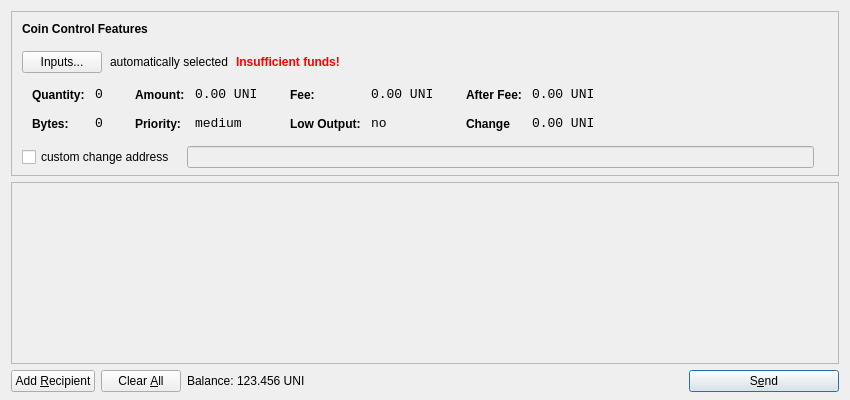
<?xml version="1.0" encoding="UTF-8"?>
<ui version="4.0">
 <class>SendCoinsDialog</class>
 <widget class="QDialog" name="SendCoinsDialog">
  <property name="geometry">
   <rect>
    <x>0</x>
    <y>0</y>
    <width>850</width>
    <height>400</height>
   </rect>
  </property>
  <property name="windowTitle">
   <string>Send Coins</string>
  </property>
  <layout class="QVBoxLayout" name="verticalLayout" stretch="0,1,0">
   <property name="bottomMargin">
    <number>8</number>
   </property>
   <item>
    <widget class="QFrame" name="frameCoinControl">
     <property name="sizePolicy">
      <sizepolicy hsizetype="Expanding" vsizetype="Expanding">
       <horstretch>0</horstretch>
       <verstretch>0</verstretch>
      </sizepolicy>
     </property>
     <property name="maximumSize">
      <size>
       <width>16777215</width>
       <height>16777215</height>
      </size>
     </property>
     <property name="frameShape">
      <enum>QFrame::StyledPanel</enum>
     </property>
     <property name="frameShadow">
      <enum>QFrame::Sunken</enum>
     </property>
     <layout class="QVBoxLayout" name="verticalLayoutCoinControl2">
      <property name="spacing">
       <number>-1</number>
      </property>
      <property name="leftMargin">
       <number>0</number>
      </property>
      <property name="topMargin">
       <number>0</number>
      </property>
      <property name="rightMargin">
       <number>0</number>
      </property>
      <property name="bottomMargin">
       <number>6</number>
      </property>
      <item>
       <layout class="QVBoxLayout" name="verticalLayoutCoinControl" stretch="0,0,0,0,1">
        <property name="spacing">
         <number>0</number>
        </property>
        <property name="leftMargin">
         <number>10</number>
        </property>
        <property name="topMargin">
         <number>10</number>
        </property>
        <item>
         <layout class="QHBoxLayout" name="horizontalLayoutCoinControl1">
          <property name="bottomMargin">
           <number>15</number>
          </property>
          <item>
           <widget class="QLabel" name="labelCoinControlFeatures">
            <property name="sizePolicy">
             <sizepolicy hsizetype="Preferred" vsizetype="Maximum">
              <horstretch>0</horstretch>
              <verstretch>0</verstretch>
             </sizepolicy>
            </property>
            <property name="font">
             <font>
              <weight>75</weight>
              <bold>true</bold>
             </font>
            </property>
            <property name="styleSheet">
             <string notr="true">font-weight:bold;</string>
            </property>
            <property name="text">
             <string>Coin Control Features</string>
            </property>
           </widget>
          </item>
         </layout>
        </item>
        <item>
         <layout class="QHBoxLayout" name="horizontalLayoutCoinControl2" stretch="0,0,0,0">
          <property name="spacing">
           <number>8</number>
          </property>
          <property name="bottomMargin">
           <number>10</number>
          </property>
          <item>
           <widget class="QPushButton" name="pushButtonCoinControl">
            <property name="styleSheet">
             <string notr="true"/>
            </property>
            <property name="text">
             <string>Inputs...</string>
            </property>
           </widget>
          </item>
          <item>
           <widget class="QLabel" name="labelCoinControlAutomaticallySelected">
            <property name="text">
             <string>automatically selected</string>
            </property>
            <property name="margin">
             <number>5</number>
            </property>
           </widget>
          </item>
          <item>
           <widget class="QLabel" name="labelCoinControlInsuffFunds">
            <property name="font">
             <font>
              <weight>75</weight>
              <bold>true</bold>
             </font>
            </property>
            <property name="styleSheet">
             <string notr="true">color:red;font-weight:bold;</string>
            </property>
            <property name="text">
             <string>Insufficient funds!</string>
            </property>
            <property name="margin">
             <number>5</number>
            </property>
           </widget>
          </item>
          <item>
           <spacer name="horizontalSpacerCoinControl">
            <property name="orientation">
             <enum>Qt::Horizontal</enum>
            </property>
            <property name="sizeHint" stdset="0">
             <size>
              <width>40</width>
              <height>1</height>
             </size>
            </property>
           </spacer>
          </item>
         </layout>
        </item>
        <item>
         <widget class="QWidget" name="widgetCoinControl" native="true">
          <property name="sizePolicy">
           <sizepolicy hsizetype="Preferred" vsizetype="Preferred">
            <horstretch>0</horstretch>
            <verstretch>0</verstretch>
           </sizepolicy>
          </property>
          <property name="minimumSize">
           <size>
            <width>0</width>
            <height>0</height>
           </size>
          </property>
          <property name="styleSheet">
           <string notr="true"/>
          </property>
          <layout class="QHBoxLayout" name="horizontalLayoutCoinControl5">
           <property name="margin">
            <number>0</number>
           </property>
           <item>
            <layout class="QHBoxLayout" name="horizontalLayoutCoinControl3" stretch="0,0,0,1">
             <property name="spacing">
              <number>20</number>
             </property>
             <property name="topMargin">
              <number>0</number>
             </property>
             <property name="bottomMargin">
              <number>10</number>
             </property>
             <item>
              <layout class="QFormLayout" name="formLayoutCoinControl1">
               <property name="horizontalSpacing">
                <number>10</number>
               </property>
               <property name="verticalSpacing">
                <number>14</number>
               </property>
               <property name="leftMargin">
                <number>10</number>
               </property>
               <property name="topMargin">
                <number>4</number>
               </property>
               <property name="rightMargin">
                <number>6</number>
               </property>
               <item row="0" column="0">
                <widget class="QLabel" name="labelCoinControlQuantityText">
                 <property name="styleSheet">
                  <string notr="true">font-weight:bold;</string>
                 </property>
                 <property name="text">
                  <string>Quantity:</string>
                 </property>
                 <property name="margin">
                  <number>0</number>
                 </property>
                </widget>
               </item>
               <item row="0" column="1">
                <widget class="QLabel" name="labelCoinControlQuantity">
                 <property name="font">
                  <font>
                   <family>Monospace</family>
                   <pointsize>10</pointsize>
                  </font>
                 </property>
                 <property name="cursor">
                  <cursorShape>IBeamCursor</cursorShape>
                 </property>
                 <property name="contextMenuPolicy">
                  <enum>Qt::ActionsContextMenu</enum>
                 </property>
                 <property name="text">
                  <string>0</string>
                 </property>
                 <property name="margin">
                  <number>0</number>
                 </property>
                 <property name="textInteractionFlags">
                  <set>Qt::LinksAccessibleByMouse|Qt::TextSelectableByKeyboard|Qt::TextSelectableByMouse</set>
                 </property>
                </widget>
               </item>
               <item row="1" column="0">
                <widget class="QLabel" name="labelCoinControlBytesText">
                 <property name="styleSheet">
                  <string notr="true">font-weight:bold;</string>
                 </property>
                 <property name="text">
                  <string>Bytes:</string>
                 </property>
                </widget>
               </item>
               <item row="1" column="1">
                <widget class="QLabel" name="labelCoinControlBytes">
                 <property name="font">
                  <font>
                   <family>Monospace</family>
                   <pointsize>10</pointsize>
                  </font>
                 </property>
                 <property name="cursor">
                  <cursorShape>IBeamCursor</cursorShape>
                 </property>
                 <property name="contextMenuPolicy">
                  <enum>Qt::ActionsContextMenu</enum>
                 </property>
                 <property name="text">
                  <string>0</string>
                 </property>
                 <property name="textInteractionFlags">
                  <set>Qt::LinksAccessibleByMouse|Qt::TextSelectableByKeyboard|Qt::TextSelectableByMouse</set>
                 </property>
                </widget>
               </item>
              </layout>
             </item>
             <item>
              <layout class="QFormLayout" name="formLayoutCoinControl2">
               <property name="horizontalSpacing">
                <number>10</number>
               </property>
               <property name="verticalSpacing">
                <number>14</number>
               </property>
               <property name="leftMargin">
                <number>6</number>
               </property>
               <property name="topMargin">
                <number>4</number>
               </property>
               <property name="rightMargin">
                <number>6</number>
               </property>
               <item row="0" column="0">
                <widget class="QLabel" name="labelCoinControlAmountText">
                 <property name="styleSheet">
                  <string notr="true">font-weight:bold;</string>
                 </property>
                 <property name="text">
                  <string>Amount:</string>
                 </property>
                 <property name="margin">
                  <number>0</number>
                 </property>
                </widget>
               </item>
               <item row="0" column="1">
                <widget class="QLabel" name="labelCoinControlAmount">
                 <property name="font">
                  <font>
                   <family>Monospace</family>
                   <pointsize>10</pointsize>
                  </font>
                 </property>
                 <property name="cursor">
                  <cursorShape>IBeamCursor</cursorShape>
                 </property>
                 <property name="contextMenuPolicy">
                  <enum>Qt::ActionsContextMenu</enum>
                 </property>
                 <property name="text">
                  <string>0.00 UNI</string>
                 </property>
                 <property name="textInteractionFlags">
                  <set>Qt::LinksAccessibleByMouse|Qt::TextSelectableByKeyboard|Qt::TextSelectableByMouse</set>
                 </property>
                </widget>
               </item>
               <item row="1" column="0">
                <widget class="QLabel" name="labelCoinControlPriorityText">
                 <property name="styleSheet">
                  <string notr="true">font-weight:bold;</string>
                 </property>
                 <property name="text">
                  <string>Priority:</string>
                 </property>
                </widget>
               </item>
               <item row="1" column="1">
                <widget class="QLabel" name="labelCoinControlPriority">
                 <property name="font">
                  <font>
                   <family>Monospace</family>
                   <pointsize>10</pointsize>
                  </font>
                 </property>
                 <property name="cursor">
                  <cursorShape>IBeamCursor</cursorShape>
                 </property>
                 <property name="contextMenuPolicy">
                  <enum>Qt::ActionsContextMenu</enum>
                 </property>
                 <property name="text">
                  <string>medium</string>
                 </property>
                 <property name="textInteractionFlags">
                  <set>Qt::LinksAccessibleByMouse|Qt::TextSelectableByKeyboard|Qt::TextSelectableByMouse</set>
                 </property>
                </widget>
               </item>
              </layout>
             </item>
             <item>
              <layout class="QFormLayout" name="formLayoutCoinControl3">
               <property name="horizontalSpacing">
                <number>10</number>
               </property>
               <property name="verticalSpacing">
                <number>14</number>
               </property>
               <property name="leftMargin">
                <number>6</number>
               </property>
               <property name="topMargin">
                <number>4</number>
               </property>
               <property name="rightMargin">
                <number>6</number>
               </property>
               <item row="0" column="0">
                <widget class="QLabel" name="labelCoinControlFeeText">
                 <property name="styleSheet">
                  <string notr="true">font-weight:bold;</string>
                 </property>
                 <property name="text">
                  <string>Fee:</string>
                 </property>
                 <property name="margin">
                  <number>0</number>
                 </property>
                </widget>
               </item>
               <item row="0" column="1">
                <widget class="QLabel" name="labelCoinControlFee">
                 <property name="font">
                  <font>
                   <family>Monospace</family>
                   <pointsize>10</pointsize>
                  </font>
                 </property>
                 <property name="cursor">
                  <cursorShape>IBeamCursor</cursorShape>
                 </property>
                 <property name="contextMenuPolicy">
                  <enum>Qt::ActionsContextMenu</enum>
                 </property>
                 <property name="text">
                  <string>0.00 UNI</string>
                 </property>
                 <property name="textInteractionFlags">
                  <set>Qt::LinksAccessibleByMouse|Qt::TextSelectableByKeyboard|Qt::TextSelectableByMouse</set>
                 </property>
                </widget>
               </item>
               <item row="1" column="0">
                <widget class="QLabel" name="labelCoinControlLowOutputText">
                 <property name="styleSheet">
                  <string notr="true">font-weight:bold;</string>
                 </property>
                 <property name="text">
                  <string>Low Output:</string>
                 </property>
                </widget>
               </item>
               <item row="1" column="1">
                <widget class="QLabel" name="labelCoinControlLowOutput">
                 <property name="font">
                  <font>
                   <family>Monospace</family>
                   <pointsize>10</pointsize>
                  </font>
                 </property>
                 <property name="cursor">
                  <cursorShape>IBeamCursor</cursorShape>
                 </property>
                 <property name="contextMenuPolicy">
                  <enum>Qt::ActionsContextMenu</enum>
                 </property>
                 <property name="text">
                  <string>no</string>
                 </property>
                 <property name="textInteractionFlags">
                  <set>Qt::LinksAccessibleByMouse|Qt::TextSelectableByKeyboard|Qt::TextSelectableByMouse</set>
                 </property>
                </widget>
               </item>
              </layout>
             </item>
             <item>
              <layout class="QFormLayout" name="formLayoutCoinControl4">
               <property name="horizontalSpacing">
                <number>10</number>
               </property>
               <property name="verticalSpacing">
                <number>14</number>
               </property>
               <property name="leftMargin">
                <number>6</number>
               </property>
               <property name="topMargin">
                <number>4</number>
               </property>
               <property name="rightMargin">
                <number>6</number>
               </property>
               <item row="0" column="0">
                <widget class="QLabel" name="labelCoinControlAfterFeeText">
                 <property name="styleSheet">
                  <string notr="true">font-weight:bold;</string>
                 </property>
                 <property name="text">
                  <string>After Fee:</string>
                 </property>
                 <property name="margin">
                  <number>0</number>
                 </property>
                </widget>
               </item>
               <item row="0" column="1">
                <widget class="QLabel" name="labelCoinControlAfterFee">
                 <property name="font">
                  <font>
                   <family>Monospace</family>
                   <pointsize>10</pointsize>
                  </font>
                 </property>
                 <property name="cursor">
                  <cursorShape>IBeamCursor</cursorShape>
                 </property>
                 <property name="contextMenuPolicy">
                  <enum>Qt::ActionsContextMenu</enum>
                 </property>
                 <property name="text">
                  <string>0.00 UNI</string>
                 </property>
                 <property name="textInteractionFlags">
                  <set>Qt::LinksAccessibleByMouse|Qt::TextSelectableByKeyboard|Qt::TextSelectableByMouse</set>
                 </property>
                </widget>
               </item>
               <item row="1" column="0">
                <widget class="QLabel" name="labelCoinControlChangeText">
                 <property name="styleSheet">
                  <string notr="true">font-weight:bold;</string>
                 </property>
                 <property name="text">
                  <string>Change</string>
                 </property>
                </widget>
               </item>
               <item row="1" column="1">
                <widget class="QLabel" name="labelCoinControlChange">
                 <property name="font">
                  <font>
                   <family>Monospace</family>
                   <pointsize>10</pointsize>
                  </font>
                 </property>
                 <property name="cursor">
                  <cursorShape>IBeamCursor</cursorShape>
                 </property>
                 <property name="contextMenuPolicy">
                  <enum>Qt::ActionsContextMenu</enum>
                 </property>
                 <property name="text">
                  <string>0.00 UNI</string>
                 </property>
                 <property name="textInteractionFlags">
                  <set>Qt::LinksAccessibleByMouse|Qt::TextSelectableByKeyboard|Qt::TextSelectableByMouse</set>
                 </property>
                </widget>
               </item>
              </layout>
             </item>
            </layout>
           </item>
          </layout>
         </widget>
        </item>
        <item>
         <layout class="QHBoxLayout" name="horizontalLayoutCoinControl4" stretch="0,0,0">
          <property name="spacing">
           <number>12</number>
          </property>
          <property name="sizeConstraint">
           <enum>QLayout::SetDefaultConstraint</enum>
          </property>
          <property name="topMargin">
           <number>5</number>
          </property>
          <property name="rightMargin">
           <number>5</number>
          </property>
          <item>
           <widget class="QCheckBox" name="checkBoxCoinControlChange">
            <property name="text">
             <string>custom change address</string>
            </property>
           </widget>
          </item>
          <item>
           <widget class="QLineEdit" name="lineEditCoinControlChange">
            <property name="enabled">
             <bool>false</bool>
            </property>
            <property name="sizePolicy">
             <sizepolicy hsizetype="Expanding" vsizetype="Fixed">
              <horstretch>0</horstretch>
              <verstretch>0</verstretch>
             </sizepolicy>
            </property>
           </widget>
          </item>
          <item>
           <widget class="QLabel" name="labelCoinControlChangeLabel">
            <property name="sizePolicy">
             <sizepolicy hsizetype="Preferred" vsizetype="Expanding">
              <horstretch>0</horstretch>
              <verstretch>0</verstretch>
             </sizepolicy>
            </property>
            <property name="minimumSize">
             <size>
              <width>0</width>
              <height>0</height>
             </size>
            </property>
            <property name="text">
             <string/>
            </property>
            <property name="margin">
             <number>3</number>
            </property>
           </widget>
          </item>
         </layout>
        </item>
        <item>
         <spacer name="verticalSpacerCoinControl">
          <property name="orientation">
           <enum>Qt::Vertical</enum>
          </property>
          <property name="sizeHint" stdset="0">
           <size>
            <width>800</width>
            <height>1</height>
           </size>
          </property>
         </spacer>
        </item>
       </layout>
      </item>
     </layout>
    </widget>
   </item>
   <item>
    <widget class="QScrollArea" name="scrollArea">
     <property name="widgetResizable">
      <bool>true</bool>
     </property>
     <widget class="QWidget" name="scrollAreaWidgetContents">
      <property name="geometry">
       <rect>
        <x>0</x>
        <y>0</y>
        <width>830</width>
        <height>165</height>
       </rect>
      </property>
      <layout class="QVBoxLayout" name="verticalLayout_2">
       <property name="margin">
        <number>0</number>
       </property>
       <item>
        <layout class="QVBoxLayout" name="entries">
         <property name="spacing">
          <number>6</number>
         </property>
        </layout>
       </item>
       <item>
        <spacer name="verticalSpacer">
         <property name="orientation">
          <enum>Qt::Vertical</enum>
         </property>
         <property name="sizeHint" stdset="0">
          <size>
           <width>20</width>
           <height>40</height>
          </size>
         </property>
        </spacer>
       </item>
      </layout>
     </widget>
    </widget>
   </item>
   <item>
    <layout class="QHBoxLayout" name="horizontalLayout">
     <item>
      <widget class="QPushButton" name="addButton">
       <property name="toolTip">
        <string>Send to multiple recipients at once</string>
       </property>
       <property name="text">
        <string>Add &amp;Recipient</string>
       </property>
       <property name="icon">
        <iconset resource="../bitcoin.qrc">
         <normaloff>:/icons/add</normaloff>:/icons/add</iconset>
       </property>
       <property name="autoDefault">
        <bool>false</bool>
       </property>
      </widget>
     </item>
     <item>
      <widget class="QPushButton" name="clearButton">
       <property name="sizePolicy">
        <sizepolicy hsizetype="Minimum" vsizetype="Fixed">
         <horstretch>0</horstretch>
         <verstretch>0</verstretch>
        </sizepolicy>
       </property>
       <property name="toolTip">
        <string>Remove all transaction fields</string>
       </property>
       <property name="text">
        <string>Clear &amp;All</string>
       </property>
       <property name="icon">
        <iconset resource="../bitcoin.qrc">
         <normaloff>:/icons/remove</normaloff>:/icons/remove</iconset>
       </property>
       <property name="autoRepeatDelay">
        <number>300</number>
       </property>
       <property name="autoDefault">
        <bool>false</bool>
       </property>
      </widget>
     </item>
     <item>
      <layout class="QHBoxLayout" name="horizontalLayout_2">
       <property name="spacing">
        <number>3</number>
       </property>
       <item>
        <widget class="QLabel" name="label">
         <property name="sizePolicy">
          <sizepolicy hsizetype="Preferred" vsizetype="Fixed">
           <horstretch>0</horstretch>
           <verstretch>0</verstretch>
          </sizepolicy>
         </property>
         <property name="text">
          <string>Balance:</string>
         </property>
        </widget>
       </item>
       <item>
        <widget class="QLabel" name="labelBalance">
         <property name="sizePolicy">
          <sizepolicy hsizetype="Preferred" vsizetype="Fixed">
           <horstretch>0</horstretch>
           <verstretch>0</verstretch>
          </sizepolicy>
         </property>
         <property name="cursor">
          <cursorShape>IBeamCursor</cursorShape>
         </property>
         <property name="text">
          <string>123.456 UNI</string>
         </property>
         <property name="textInteractionFlags">
          <set>Qt::LinksAccessibleByMouse|Qt::TextSelectableByKeyboard|Qt::TextSelectableByMouse</set>
         </property>
        </widget>
       </item>
      </layout>
     </item>
     <item>
      <spacer name="horizontalSpacer">
       <property name="orientation">
        <enum>Qt::Horizontal</enum>
       </property>
       <property name="sizeHint" stdset="0">
        <size>
         <width>40</width>
         <height>20</height>
        </size>
       </property>
      </spacer>
     </item>
     <item>
      <widget class="QPushButton" name="sendButton">
       <property name="minimumSize">
        <size>
         <width>150</width>
         <height>0</height>
        </size>
       </property>
       <property name="toolTip">
        <string>Confirm the send action</string>
       </property>
       <property name="text">
        <string>S&amp;end</string>
       </property>
       <property name="icon">
        <iconset resource="../bitcoin.qrc">
         <normaloff>:/icons/send</normaloff>:/icons/send</iconset>
       </property>
       <property name="default">
        <bool>true</bool>
       </property>
      </widget>
     </item>
    </layout>
   </item>
  </layout>
 </widget>
 <resources>
  <include location="../bitcoin.qrc"/>
 </resources>
 <connections/>
</ui>
